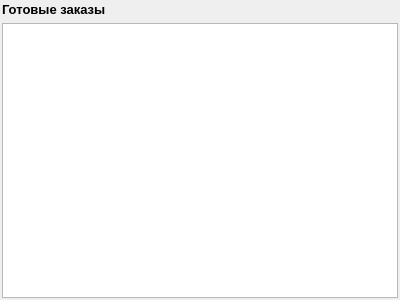
<?xml version="1.0" encoding="UTF-8"?>
<ui version="4.0">
 <class>OrderReady</class>
 <widget class="QWidget" name="OrderReady">
  <property name="geometry">
   <rect>
    <x>0</x>
    <y>0</y>
    <width>400</width>
    <height>300</height>
   </rect>
  </property>
  <property name="windowTitle">
   <string>Form</string>
  </property>
  <layout class="QVBoxLayout" name="verticalLayout">
   <property name="margin">
    <number>2</number>
   </property>
   <item>
    <widget class="QLabel" name="title">
     <property name="font">
      <font>
       <pointsize>10</pointsize>
       <weight>75</weight>
       <bold>true</bold>
      </font>
     </property>
     <property name="text">
      <string>Готовые заказы</string>
     </property>
     <property name="alignment">
      <set>Qt::AlignLeading|Qt::AlignLeft|Qt::AlignVCenter</set>
     </property>
    </widget>
   </item>
   <item>
    <widget class="QTableView" name="table"/>
   </item>
  </layout>
 </widget>
 <resources/>
 <connections/>
</ui>
